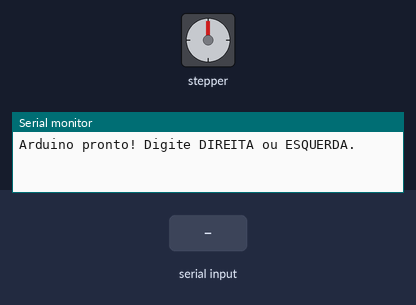
Bench run of a sketch on a simulated Arduino Uno, built with avr-gcc and run on an emulated ATmega328P. Shown: stepper motor, the last lines printed to the serial monitor. The inputs (shaded band) are chosen by the test bench. Stepper angles assume 2062 steps per turn.

Above: at 1.2 s.
1.3 s: "DIREITA\n" received over Serial
At 1.77 s:
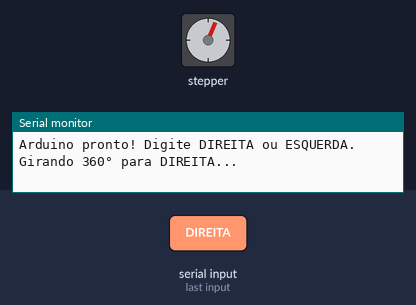
At 2.4 s:
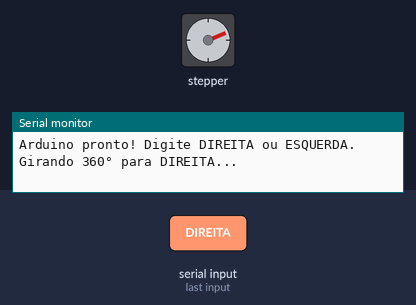
4.3 s: "ESQUERDA\n" received over Serial
At 6.46 s:
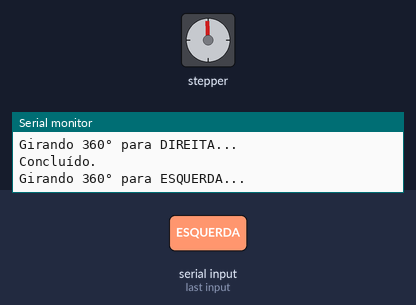
Timing chart, 0 to 12.9 s (numbered marks = the images above; inputs shaded):
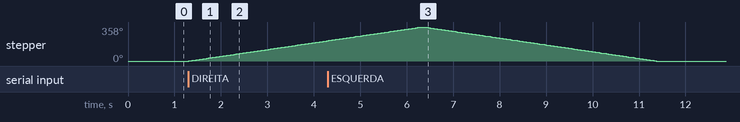

Measured:
- after the input at 1.3 s, stepper: keeps turning clockwise at about 72°/s, starting at once

The sketch:

stepper.ino
```cpp
#include <Stepper.h>
//2062 eh o valor bom
const int stepsPerRevolution = 2062;
Stepper myStepper(stepsPerRevolution, 2, 4, 3, 5);  // ordem corrigida

void setup() {
  Serial.begin(9600);
  myStepper.setSpeed(12);
  Serial.println("Arduino pronto! Digite DIREITA ou ESQUERDA.");
}

void loop() {
  if (Serial.available() > 0) {
    String comando = Serial.readStringUntil('\n');
    comando.trim();

    if (comando.equalsIgnoreCase("DIREITA")) {
      Serial.println("Girando 360° para DIREITA...");
      myStepper.step(stepsPerRevolution);
      Serial.println("Concluído.");
    }
    else if (comando.equalsIgnoreCase("ESQUERDA")) {
      Serial.println("Girando 360° para ESQUERDA...");
      myStepper.step(-stepsPerRevolution);
      Serial.println("Concluído.");
    }
    else {
      Serial.println("Comando invalido! Use DIREITA ou ESQUERDA.");
    }
  }
}
```
